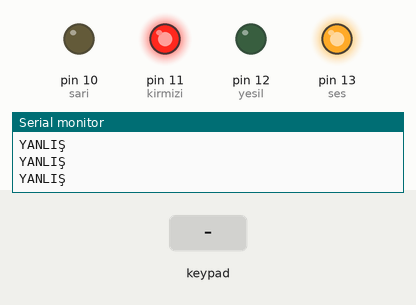
Simulated run of this sketch. Board: Arduino Uno, built with avr-gcc and run on an emulated ATmega328P. Shown: output pins drawn as LEDs (lit = HIGH), the last lines printed to the serial monitor. Inputs (shaded band) come from the test bench.

Above: at 2.8 s.
2.9 s: key '1' pressed
At 3.05 s:
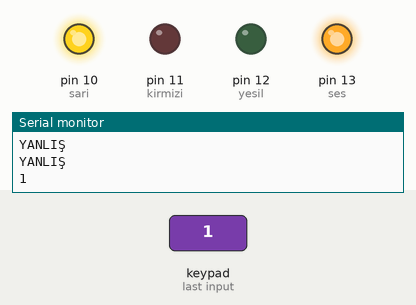
6.6 s: key '#' pressed
At 7.35 s:
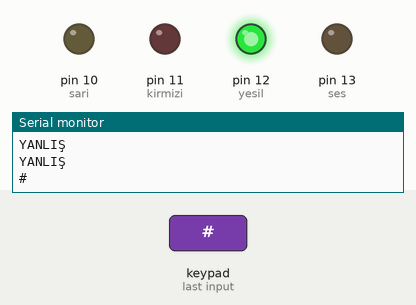
10.1 s: key 'A' pressed
At 11.4 s:
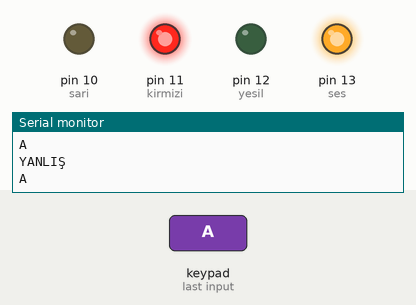
13.6 s: keypad keys 9 8 7 6 * pressed 1.432 s apart
At 14.5 s:
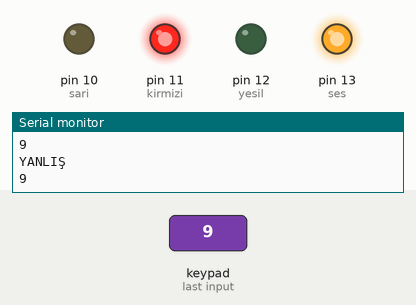
24.8 s: key '2' pressed
28.3 s: key '3' pressed
Timing chart, 0 to 32.8 s (numbered marks = the images above; inputs shaded):
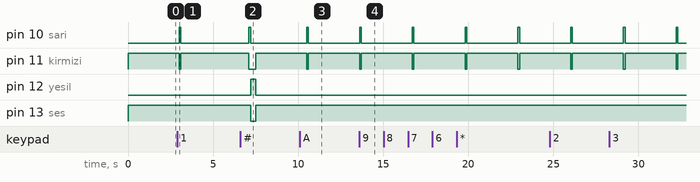

Measured:
- after the input at 2.9 s, pin 10 (sari): LOW → HIGH after 0.10 s, → LOW 0.10 s later; pin 11 (kirmizi): HIGH → LOW after 0.10 s, → HIGH 0.10 s later
- after the input at 6.6 s, pin 10 (sari): LOW → HIGH after 0.50 s, → LOW 0.10 s later; pin 11 (kirmizi): HIGH → LOW after 0.50 s, → HIGH 0.40 s later; pin 12 (yesil): LOW → HIGH after 0.60 s, → LOW 0.30 s later; pin 13 (ses): HIGH → LOW after 0.60 s, → HIGH 0.30 s later
- after the input at 10.1 s, pin 10 (sari): LOW → HIGH after 0.41 s, → LOW 0.10 s later; pin 11 (kirmizi): HIGH → LOW after 0.41 s, → HIGH 0.10 s later
- after the input at 13.6 s, pin 10 (sari): alternates HIGH for 0.10 s and LOW for 3.0 s, starting at once; pin 11 (kirmizi): alternates HIGH for 3.0 s and LOW for 0.10 s, starting at once

The sketch:

Kap_Kontrol.ino
```cpp
#include <Keypad.h>

const byte satir = 4;
const byte sutun = 4;

char tus_takimi[satir][sutun] = {
  {'1','2','3','A'},
  {'4','5','6','B'},
  {'7','8','9','C'},
  {'*','0','#','D'}
};

byte satir_pinleri[satir] = {9, 8, 7, 6}; // satırların bağlandığı pinler
byte sutun_pinleri[sutun] = {5, 4, 3, 2}; //

Keypad kasa = Keypad( makeKeymap(tus_takimi), satir_pinleri, sutun_pinleri, satir, sutun );
#define sari 10
#define kirmizi 11
#define yesil 12
#define ses 13

String girilen_sifre = "";
String sifre="1234#";

void setup(){
Serial.begin(9600);
pinMode(sari,OUTPUT);
pinMode(kirmizi,OUTPUT);
pinMode(yesil,OUTPUT);
pinMode(ses,OUTPUT);
}

void loop(){
  char tus = kasa.getKey();

  if (tus !=NO_KEY)
  {
    girilen_sifre = girilen_sifre+tus;
    Serial.println(girilen_sifre);
    digitalWrite(ses,1);
    digitalWrite(sari,1);
    delay(100);
    digitalWrite(ses,0);
    digitalWrite(sari,0);
  }
  if(tus =='#')
  {
    if(girilen_sifre == sifre)
    Serial.println("SİFRE DOGRU");
    digitalWrite(yesil,1);
    delay(300);
    digitalWrite(yesil,0);
    girilen_sifre="";
  }
  else
  {
    Serial.println("YANLIŞ");
    Serial.println(girilen_sifre);
    digitalWrite(kirmizi,1);
    digitalWrite(ses,1);
    delay(1000);
    digitalWrite(kirmizi,0);
    digitalWrite(ses,0);
    girilen_sifre="";

  }
  }
```
